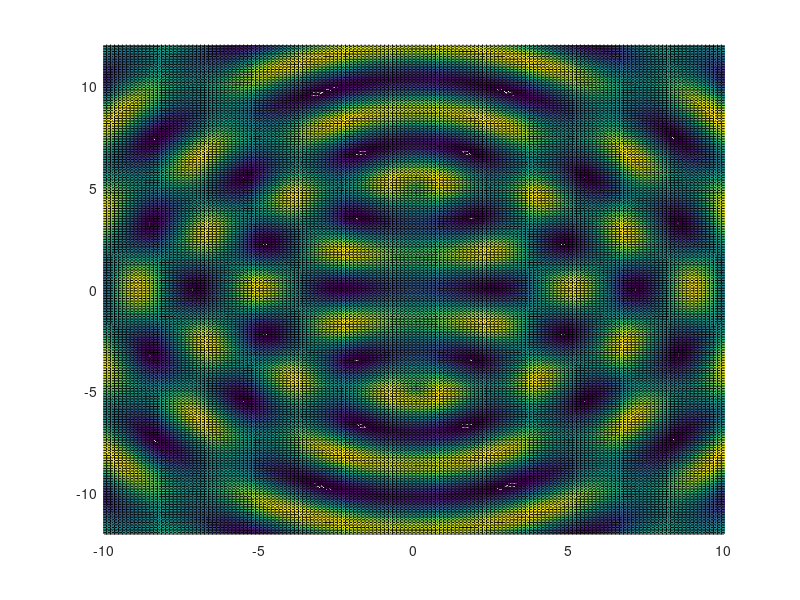
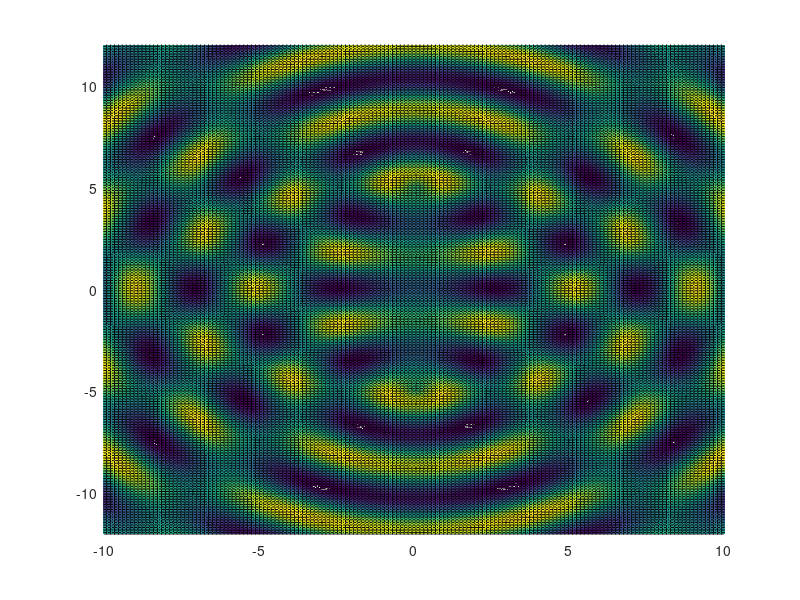
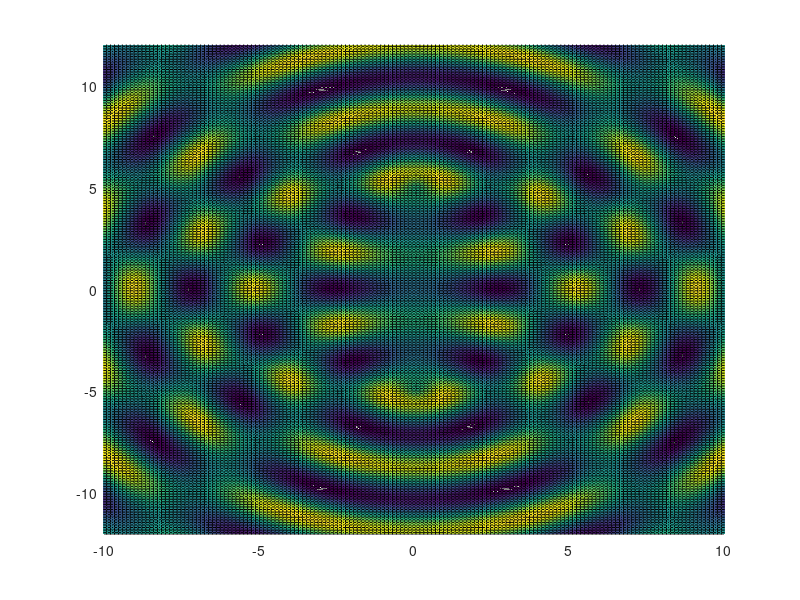
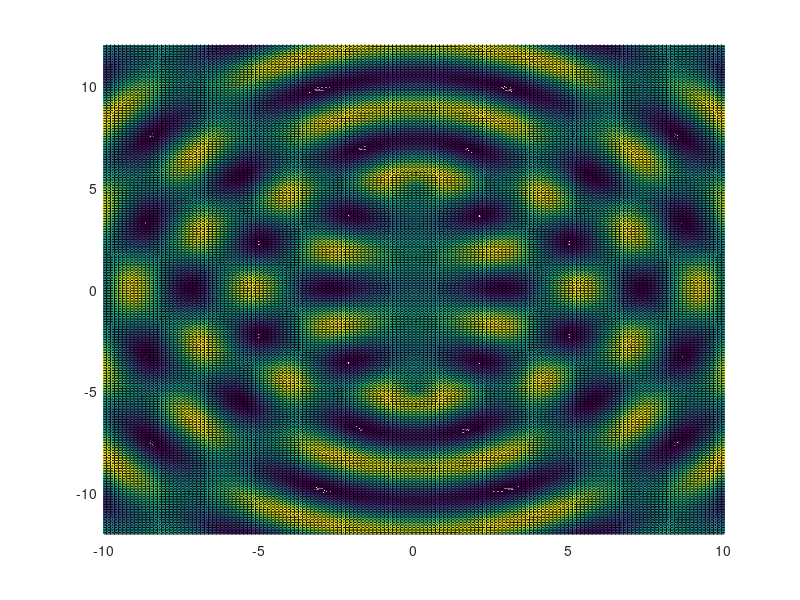

Here is the MATLAB script that generated these plots, in order:
% DigiPen Bilbao
%
% PHY250 Spring 2021
%
% Asier Azpiri Iriarte
% asier.azpiri@digipen.edu
% 11/29/2021
%
%===============================================================================
function Interference
  
  %Initialize values of array
  X = linspace(-4*pi,4*pi,200);
  Y = linspace(-4*pi,4*pi,200);
  
  %If you modify the distance of the sources, the interferences will happen
  %Further or nearer the wave sources, as the waves need to travel more to find others
  %Decrease Y and compute first radial direction
  Y -= 5.0;
  [XX,YY] = meshgrid(X,Y);
  rDirection1 = sqrt(XX.*XX + YY.*YY);
   
  %Increase Y to its contrapoint and compute second direction
  Y += 10.0;
  [XX,YY] = meshgrid(X,Y);
  rDirection2 = sqrt(XX.*XX + YY.*YY);
  
  %Return to first value
  Y -= 5.0;
  %Time lapse between frames
  dTime = 0.1;
  
  for i = 1:200  
    %Increase time
    Time = dTime * i;

    %Best case to appreciate Interferences is in second case
    %Where the wave expands to all directions, so it will encounter 
    %With the wawves of the other source    
    
    %If you change the angular frequency, the interferences will happen quicker
    %As the waves are moving faster and taking less time to collide ---INSTRUCTOR: THE PLACES CORRESPONDING TO CONSTRUCTIVE/DESCRUCTIVE INT CHANGE, AND IF THE FREQUENCIES ARE NOT HARMONICS (ONE OF THEM IS AN INTEGER NUMBER MULTIPLIED BY THE OTHER) WE WILL NOT HAVE COMPLETE CONSTRUCTIVE/DESTRUCTIVE INT.
    Z = sin(2*rDirection1 - Time) + sin(2*rDirection2 - Time);
    S = surf(X,Y,Z);
    axis([-10,10,-12,12,-2,2]);  
    view(0,90); 
    
    filename = sprintf('C:\\Users\\34650\\Desktop\\PHY250_HW5\\Exercise1\\%05d.jpg',i);
    print(filename);
    
  endfor
  
endfunction
